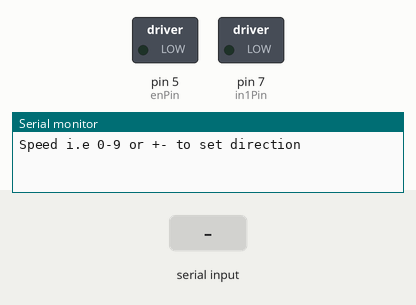
Simulated run of this sketch. Board: Arduino Uno, built with avr-gcc and run on an emulated ATmega328P. Parts: switched loads named in the sketch (green lamp = pin HIGH), the last lines printed to the serial monitor. Inputs (shaded band) come from the test bench.

Above: at 1.2 s.
1.3 s: "-\n" received over Serial
At 2.5 s:
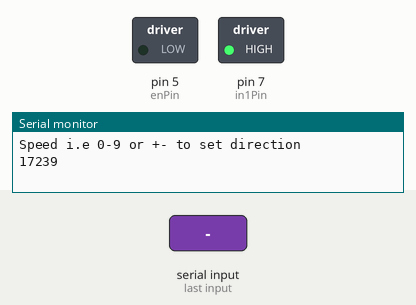
2.8 s: "1\n" received over Serial
At 3.9 s:
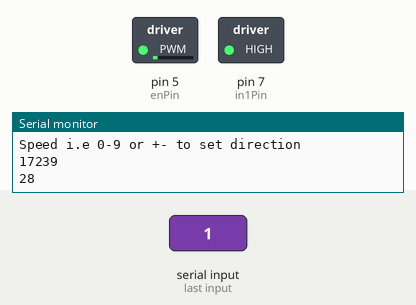
4.3 s: byte 43 ('+') received over Serial
At 5.0 s:
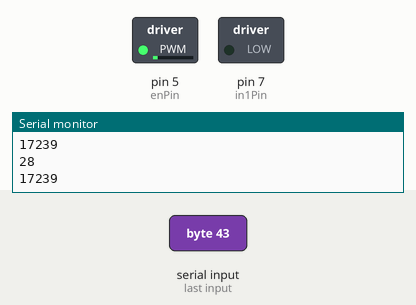
Timing chart, 0 to 7.3 s (numbered marks = the images above; inputs shaded):
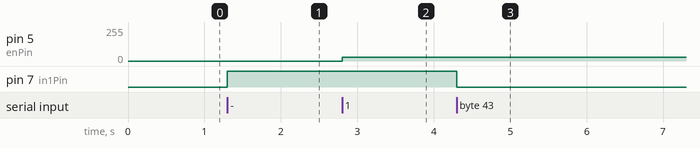

The sketch:

Motor_control_sketch.ino
```cpp
//This code uses the L293D motor driver IC to drive a DC motor.
const int enPin = 5;
const int in1Pin = 7;
const int in2Pin = 4;

void setup()
{
  Serial.begin(9600);
  pinMode(in1Pin, OUTPUT);
  pinMode(in1Pin, OUTPUT);
  Serial.println("Speed i.e 0-9 or +- to set direction");
}

void loop()
{
  if(Serial.available())
  {
    char ch = Serial.read();
    if(isDigit(ch)) // Setting the speed of the motor
    {
      int speed = map(ch,'0','9',0,255);
      analogWrite(enPin, speed);
      Serial.println(speed);
    }
    else if(ch == '+')// Driving the motor clockwise
    {
      Serial.println('CW');
      digitalWrite(in1Pin,LOW);
      digitalWrite(in2Pin,HIGH);
    }
    else if(ch == '-')// Driving the motor anticlockwise
    {
      Serial.println('ACW');
      digitalWrite(in1Pin,HIGH);
      digitalWrite(in2Pin,LOW);
    }
    else if(ch != '\n' && ch!= '\r')// Input error detection section
    {
      Serial.println("No such character ");
      Serial.println(ch);
    }
  }
}
```

Measured:
- after the input at 1.3 s, pin 7 (in1Pin): LOW → HIGH at once
- after the input at 2.8 s, pin 5 (enPin): 0/255 → 28/255 at once
- after the input at 4.3 s, pin 7 (in1Pin): HIGH → LOW at once
